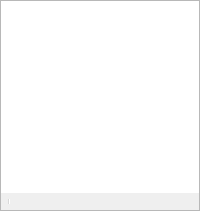
  <widget class="OBSDock" name="scenesDock">
   <property name="features">
    <set>QDockWidget::AllDockWidgetFeatures</set>
   </property>
   <property name="windowTitle">
    <string>Basic.Main.Scenes</string>
   </property>
   <attribute name="dockWidgetArea">
    <number>8</number>
   </attribute>
   <widget class="QWidget" name="dockWidgetContents_2">
    <layout class="QVBoxLayout" name="verticalLayout_6">
     <property name="spacing">
      <number>0</number>
     </property>
     <property name="leftMargin">
      <number>0</number>
     </property>
     <property name="topMargin">
      <number>0</number>
     </property>
     <property name="rightMargin">
      <number>0</number>
     </property>
     <property name="bottomMargin">
      <number>0</number>
     </property>
     <item>
      <widget class="QFrame" name="scenesFrame">
       <property name="sizePolicy">
        <sizepolicy hsizetype="Expanding" vsizetype="Expanding">
         <horstretch>0</horstretch>
         <verstretch>0</verstretch>
        </sizepolicy>
       </property>
       <property name="minimumSize">
        <size>
         <width>160</width>
         <height>0</height>
        </size>
       </property>
       <property name="frameShape">
        <enum>QFrame::StyledPanel</enum>
       </property>
       <property name="frameShadow">
        <enum>QFrame::Sunken</enum>
       </property>
       <layout class="QVBoxLayout" name="verticalLayout_12">
        <property name="spacing">
         <number>0</number>
        </property>
        <property name="leftMargin">
         <number>0</number>
        </property>
        <property name="topMargin">
         <number>0</number>
        </property>
        <property name="rightMargin">
         <number>0</number>
        </property>
        <property name="bottomMargin">
         <number>0</number>
        </property>
        <item>
         <widget class="SceneTree" name="scenes">
          <property name="sizePolicy">
           <sizepolicy hsizetype="Preferred" vsizetype="Expanding">
            <horstretch>0</horstretch>
            <verstretch>0</verstretch>
           </sizepolicy>
          </property>
          <property name="contextMenuPolicy">
           <enum>Qt::CustomContextMenu</enum>
          </property>
          <property name="frameShape">
           <enum>QFrame::NoFrame</enum>
          </property>
          <property name="frameShadow">
           <enum>QFrame::Plain</enum>
          </property>
          <property name="showDropIndicator" stdset="0">
           <bool>true</bool>
          </property>
          <property name="dragEnabled">
           <bool>true</bool>
          </property>
          <property name="dragDropMode">
           <enum>QAbstractItemView::InternalMove</enum>
          </property>
          <property name="defaultDropAction">
           <enum>Qt::TargetMoveAction</enum>
          </property>
          <addaction name="actionRemoveScene"/>
         </widget>
        </item>
        <item>
         <widget class="QToolBar" name="scenesToolbar">
          <property name="iconSize">
           <size>
            <width>16</width>
            <height>16</height>
           </size>
          </property>
          <property name="floatable">
           <bool>false</bool>
          </property>
          <addaction name="actionAddScene"/>
          <addaction name="actionRemoveScene"/>
          <addaction name="separator"/>
          <addaction name="actionSceneUp"/>
          <addaction name="actionSceneDown"/>
         </widget>
        </item>
        <item>
         <spacer name="scenesFixedSizeHSpacer">
          <property name="orientation">
           <enum>Qt::Horizontal</enum>
          </property>
          <property name="sizeType">
           <enum>QSizePolicy::Fixed</enum>
          </property>
          <property name="sizeHint" stdset="0">
           <size>
            <width>150</width>
            <height>0</height>
           </size>
          </property>
         </spacer>
        </item>
       </layout>
      </widget>
     </item>
    </layout>
   </widget>
  </widget>
